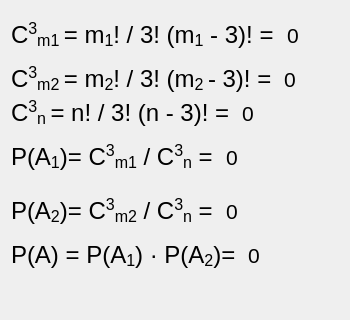
     <widget class="QWidget" name="tab">
      <property name="font">
       <font>
        <pointsize>18</pointsize>
       </font>
      </property>
      <attribute name="title">
       <string>a)</string>
      </attribute>
      <layout class="QVBoxLayout" name="verticalLayout_7">
       <item>
        <layout class="QHBoxLayout" name="horizontalLayout_2">
         <item>
          <widget class="QLabel" name="C3m1">
           <property name="font">
            <font>
             <pointsize>18</pointsize>
            </font>
           </property>
           <property name="text">
            <string>&lt;html&gt;&lt;head/&gt;&lt;body&gt;&lt;p&gt;C&lt;span style=&quot; vertical-align:super;&quot;&gt;3&lt;/span&gt;&lt;span style=&quot; vertical-align:sub;&quot;&gt;m1 &lt;/span&gt;= m&lt;span style=&quot; vertical-align:sub;&quot;&gt;1&lt;/span&gt;! / 3! (m&lt;span style=&quot; vertical-align:sub;&quot;&gt;1&lt;/span&gt; - 3)! = &lt;/p&gt;&lt;/body&gt;&lt;/html&gt;</string>
           </property>
          </widget>
         </item>
         <item>
          <widget class="QLabel" name="C3m1_a_result">
           <property name="font">
            <font>
             <pointsize>16</pointsize>
            </font>
           </property>
           <property name="text">
            <string>0</string>
           </property>
          </widget>
         </item>
         <item>
          <spacer name="horizontalSpacer_8">
           <property name="orientation">
            <enum>Qt::Horizontal</enum>
           </property>
           <property name="sizeHint" stdset="0">
            <size>
             <width>40</width>
             <height>48</height>
            </size>
           </property>
          </spacer>
         </item>
        </layout>
       </item>
       <item>
        <layout class="QHBoxLayout" name="horizontalLayout_5">
         <item>
          <widget class="QLabel" name="C3m2">
           <property name="font">
            <font>
             <pointsize>18</pointsize>
            </font>
           </property>
           <property name="text">
            <string>&lt;html&gt;&lt;head/&gt;&lt;body&gt;&lt;p&gt;C&lt;span style=&quot; vertical-align:super;&quot;&gt;3&lt;/span&gt;&lt;span style=&quot; vertical-align:sub;&quot;&gt;m2 &lt;/span&gt;= m&lt;span style=&quot; vertical-align:sub;&quot;&gt;2&lt;/span&gt;! / 3! (m&lt;span style=&quot; vertical-align:sub;&quot;&gt;2 &lt;/span&gt;- 3)! = &lt;/p&gt;&lt;/body&gt;&lt;/html&gt;</string>
           </property>
          </widget>
         </item>
         <item>
          <widget class="QLabel" name="C3m2_a_result">
           <property name="font">
            <font>
             <pointsize>16</pointsize>
            </font>
           </property>
           <property name="text">
            <string>0</string>
           </property>
          </widget>
         </item>
         <item>
          <spacer name="horizontalSpacer_7">
           <property name="orientation">
            <enum>Qt::Horizontal</enum>
           </property>
           <property name="sizeHint" stdset="0">
            <size>
             <width>40</width>
             <height>20</height>
            </size>
           </property>
          </spacer>
         </item>
        </layout>
       </item>
       <item>
        <layout class="QHBoxLayout" name="horizontalLayout_4">
         <item>
          <widget class="QLabel" name="C3n">
           <property name="font">
            <font>
             <pointsize>18</pointsize>
            </font>
           </property>
           <property name="text">
            <string>&lt;html&gt;&lt;head/&gt;&lt;body&gt;&lt;p&gt;C&lt;span style=&quot; vertical-align:super;&quot;&gt;3&lt;/span&gt;&lt;span style=&quot; vertical-align:sub;&quot;&gt;n &lt;/span&gt;= n! / 3! (n - 3)! = &lt;/p&gt;&lt;/body&gt;&lt;/html&gt;</string>
           </property>
          </widget>
         </item>
         <item>
          <widget class="QLabel" name="C3n_a_result">
           <property name="font">
            <font>
             <pointsize>16</pointsize>
            </font>
           </property>
           <property name="text">
            <string>0</string>
           </property>
          </widget>
         </item>
         <item>
          <spacer name="horizontalSpacer_4">
           <property name="orientation">
            <enum>Qt::Horizontal</enum>
           </property>
           <property name="sizeHint" stdset="0">
            <size>
             <width>40</width>
             <height>20</height>
            </size>
           </property>
          </spacer>
         </item>
        </layout>
       </item>
       <item>
        <layout class="QHBoxLayout" name="horizontalLayout_14">
         <item>
          <widget class="QLabel" name="C3m1_4">
           <property name="font">
            <font>
             <pointsize>18</pointsize>
            </font>
           </property>
           <property name="text">
            <string>&lt;html&gt;&lt;head/&gt;&lt;body&gt;&lt;p&gt;P(A&lt;span style=&quot; vertical-align:sub;&quot;&gt;1&lt;/span&gt;)= C&lt;span style=&quot; vertical-align:super;&quot;&gt;3&lt;/span&gt;&lt;span style=&quot; vertical-align:sub;&quot;&gt;m1&lt;/span&gt; / C&lt;span style=&quot; vertical-align:super;&quot;&gt;3&lt;/span&gt;&lt;span style=&quot; vertical-align:sub;&quot;&gt;n&lt;/span&gt; = &lt;/p&gt;&lt;/body&gt;&lt;/html&gt;</string>
           </property>
          </widget>
         </item>
         <item>
          <widget class="QLabel" name="Pa1_result">
           <property name="font">
            <font>
             <pointsize>16</pointsize>
            </font>
           </property>
           <property name="text">
            <string>0</string>
           </property>
          </widget>
         </item>
         <item>
          <spacer name="horizontalSpacer_16">
           <property name="orientation">
            <enum>Qt::Horizontal</enum>
           </property>
           <property name="sizeHint" stdset="0">
            <size>
             <width>40</width>
             <height>48</height>
            </size>
           </property>
          </spacer>
         </item>
        </layout>
       </item>
       <item>
        <layout class="QHBoxLayout" name="horizontalLayout_15">
         <item>
          <widget class="QLabel" name="C3m1_5">
           <property name="font">
            <font>
             <pointsize>18</pointsize>
            </font>
           </property>
           <property name="text">
            <string>&lt;html&gt;&lt;head/&gt;&lt;body&gt;&lt;p&gt;P(A&lt;span style=&quot; vertical-align:sub;&quot;&gt;2&lt;/span&gt;)= C&lt;span style=&quot; vertical-align:super;&quot;&gt;3&lt;/span&gt;&lt;span style=&quot; vertical-align:sub;&quot;&gt;m2&lt;/span&gt; / C&lt;span style=&quot; vertical-align:super;&quot;&gt;3&lt;/span&gt;&lt;span style=&quot; vertical-align:sub;&quot;&gt;n&lt;/span&gt; = &lt;/p&gt;&lt;/body&gt;&lt;/html&gt;</string>
           </property>
          </widget>
         </item>
         <item>
          <widget class="QLabel" name="Pa2_result">
           <property name="font">
            <font>
             <pointsize>16</pointsize>
            </font>
           </property>
           <property name="text">
            <string>0</string>
           </property>
          </widget>
         </item>
         <item>
          <spacer name="horizontalSpacer_17">
           <property name="orientation">
            <enum>Qt::Horizontal</enum>
           </property>
           <property name="sizeHint" stdset="0">
            <size>
             <width>40</width>
             <height>48</height>
            </size>
           </property>
          </spacer>
         </item>
        </layout>
       </item>
       <item>
        <layout class="QHBoxLayout" name="horizontalLayout_3">
         <item>
          <widget class="QLabel" name="label_4">
           <property name="font">
            <font>
             <pointsize>18</pointsize>
            </font>
           </property>
           <property name="text">
            <string>&lt;html&gt;&lt;head/&gt;&lt;body&gt;&lt;p&gt;P(A) = P(A&lt;span style=&quot; vertical-align:sub;&quot;&gt;1&lt;/span&gt;) · P(A&lt;span style=&quot; vertical-align:sub;&quot;&gt;2&lt;/span&gt;)&lt;span style=&quot; vertical-align:super;&quot;/&gt;= &lt;/p&gt;&lt;/body&gt;&lt;/html&gt;</string>
           </property>
          </widget>
         </item>
         <item>
          <widget class="QLabel" name="Pa_result">
           <property name="font">
            <font>
             <pointsize>16</pointsize>
            </font>
           </property>
           <property name="text">
            <string>0</string>
           </property>
          </widget>
         </item>
         <item>
          <spacer name="horizontalSpacer_6">
           <property name="orientation">
            <enum>Qt::Horizontal</enum>
           </property>
           <property name="sizeHint" stdset="0">
            <size>
             <width>40</width>
             <height>20</height>
            </size>
           </property>
          </spacer>
         </item>
        </layout>
       </item>
       <item>
        <spacer name="verticalSpacer_4">
         <property name="orientation">
          <enum>Qt::Vertical</enum>
         </property>
         <property name="sizeHint" stdset="0">
          <size>
           <width>20</width>
           <height>40</height>
          </size>
         </property>
        </spacer>
       </item>
      </layout>
     </widget>
